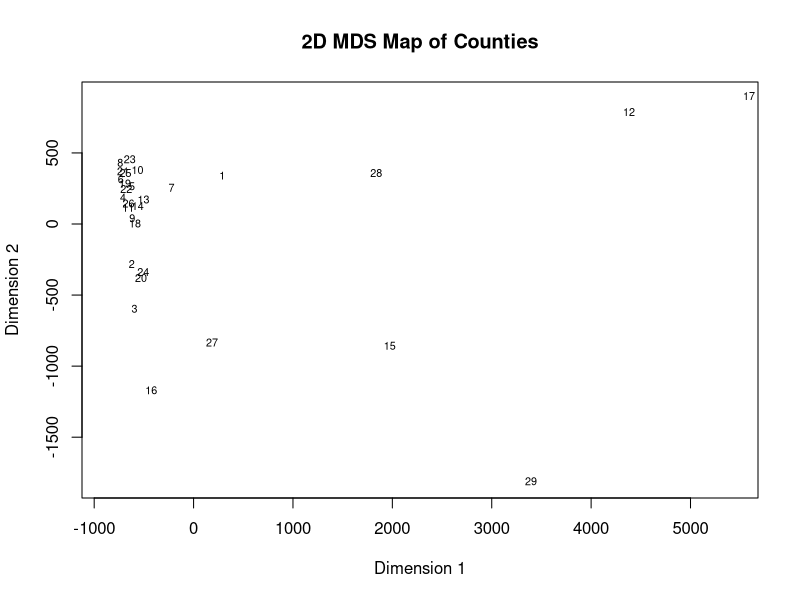
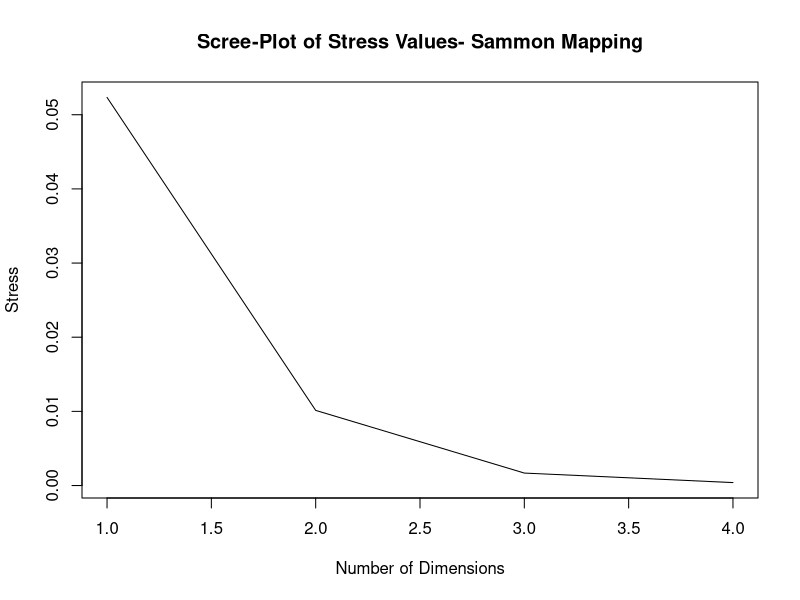
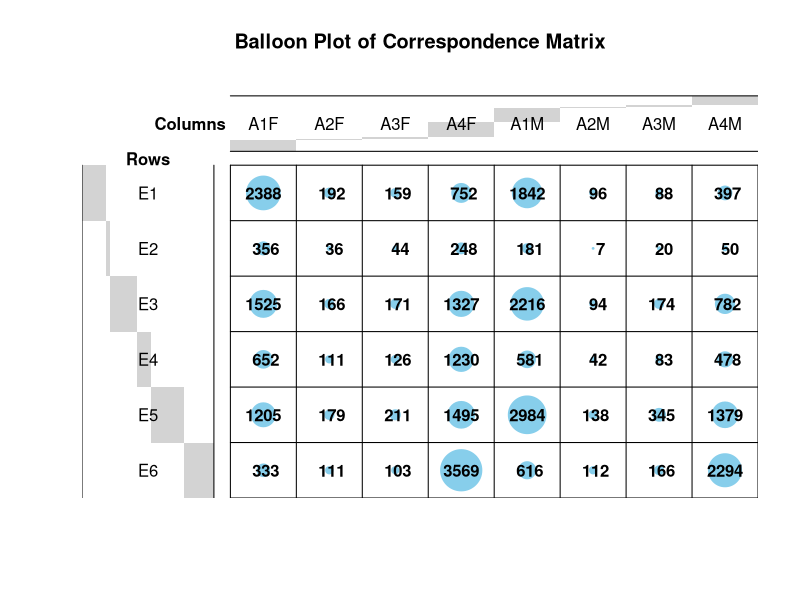
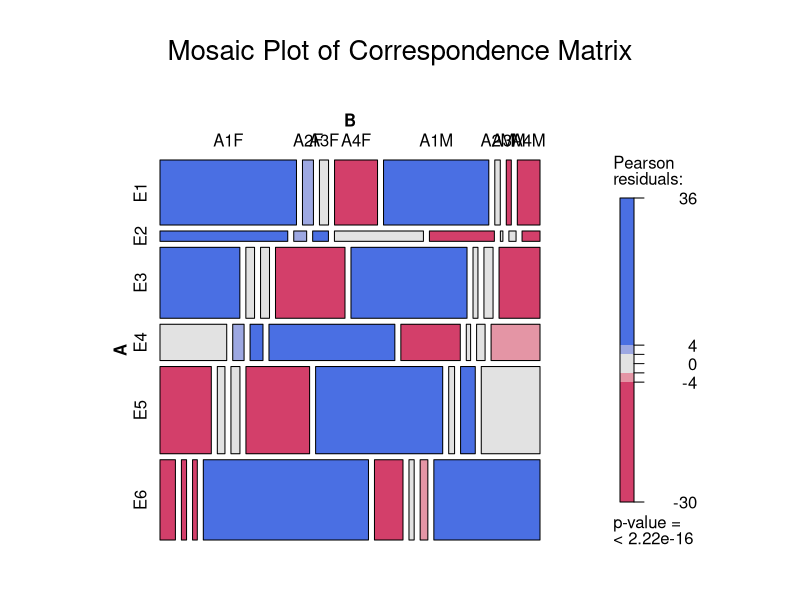
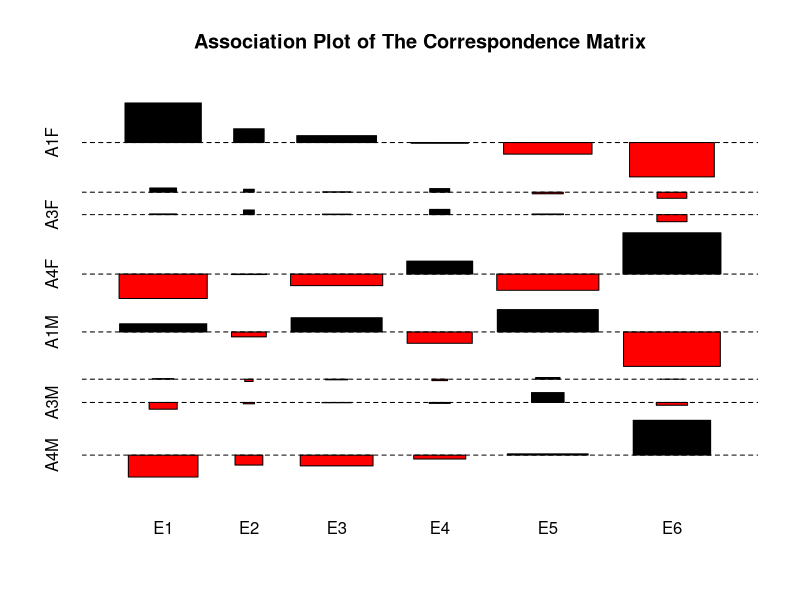
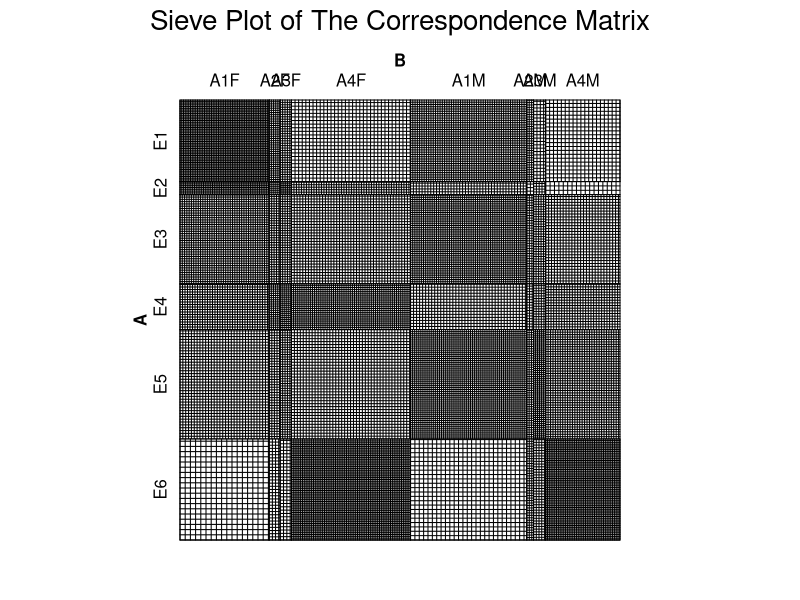
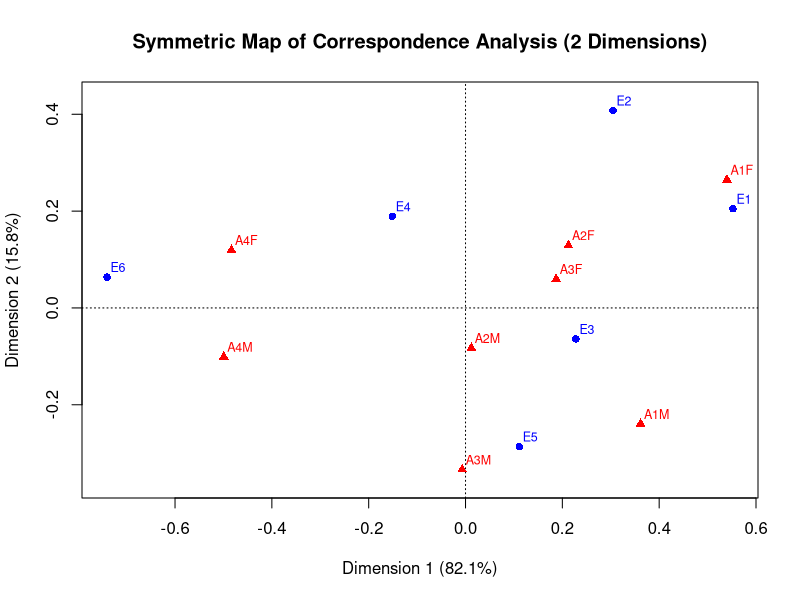

Source code (R) for these figures, in order:
## ---- chunk 1
knitr::opts_chunk$set(
  echo = TRUE,          # Show code in output for reproducibility
  message = FALSE,      # Suppress messages from packages
  warning = FALSE,      # Suppress warnings
  fig.align = "center", # Center figures
  fig.width = 7,        # Set default figure width
  fig.height = 5,       # Set default figure height
  comment = NA,         # Remove comment prefixes from output
  fig.cap = "Figure"    # Add default caption for figures
)
## ---- chunk 2
# Load the data
tourism_data <- read.table("TouristAttractiveness.txt", header = TRUE)

# Verify the data structure
str(tourism_data)

# Remove non-metric variables if present and retain only the 16 metric variables
tourism_data_clean <- tourism_data[, 2:17]  # Assuming 1st column is the county name

# Create a Euclidean distance matrix
dist_matrix <- dist(tourism_data_clean, method = "euclidean")

# 1. Number of elements in the distance matrix
length(dist_matrix)

## ---- chunk 3
# 2. Minimum and Maximum distances between counties
min_dist <- min(dist_matrix)
max_dist <- max(dist_matrix)

min_dist
max_dist

## ---- chunk 4
# 4. Counties with the smallest distance
which(as.matrix(dist_matrix) == min(dist_matrix), arr.ind = TRUE)

## ---- chunk 5
# 5. Counties with the largest distance
which(as.matrix(dist_matrix) == max(dist_matrix), arr.ind = TRUE)


## ---- chunk 6
# We perform Classical Multidimensional Scaling (MDS)
mds <- cmdscale(dist_matrix, eig = TRUE, k = 16)

# The Eigenvalues
mds$eig

# To see how much of the total variance we explain with each dimension
var_exp <- mds$eig / sum(mds$eig)

# The cumulative varience we explain
cum_var <- cumsum(var_exp)
cum_var


## ---- chunk 7
# The labeling code given to us in the instructions
rownames(mds$points) <- 1:29  # Use the MDS object from question 6

# The 2D Scatter Plot showing the (Euclidian) Distances between each county
plot(mds$points[, 1:2], type = "n", xlab = "Dimension 1", ylab = "Dimension 2", 
     main = "2D MDS Map of Counties")

# The labels(I used pos = 4 to place the text slightly to the right so they overlap a bit less, although overlapping is still a problem)
text(mds$points[, 1:2], labels = rownames(mds$points), pos = 4, cex = 0.65)


## ---- chunk 8
library(MASS)

# We define our "stress" vector
stress <- numeric(4)

# The Sammon Mapping
for (k in 1:4) {
  sammon <- sammon(dist_matrix, k = k)
  stress[k] <- sammon$stress 
}

# The Scree Plot that is asked of us
plot(1:4, stress, type = 'l', xlab = "Number of Dimensions", ylab = "Stress", 
     main = "Scree-Plot of Stress Values- Sammon Mapping")

## ---- chunk 9
# Importing our dataset
eco_activity <- read.table("EcoActivity.txt", header = FALSE)

# Now the labels as laid out by the instructions
rownames(eco_activity) <- c("E1", "E2", "E3", "E4", "E5", "E6")
colnames(eco_activity) <- c("A1F", "A2F", "A3F", "A4F", "A1M", "A2M", "A3M", "A4M")

# Just making sure everything works
eco_activity

## ---- chunk 10
# First we will find the num. of full-time employed females with secondary level of education, and then the total population so we can calculate a percentage
full_time_secondary_females <- eco_activity["E3", "A1F"]
total_pop <- sum(eco_activity)

# Now we calculate the proportion
prop_ftsm <- full_time_secondary_females / total_pop
prop_ftsm

## ---- chunk 11
# We need two libraries
library(gplots)
library(vcd) 

# Balloon plot for the correspondence matrix
balloonplot(t(as.table(as.matrix(eco_activity))), main = "Balloon Plot of Correspondence Matrix", 
            xlab = "Columns", ylab = "Rows", label = TRUE, show.margins = FALSE)

# The Mosaic Plot(of the Correspondence Matrix)

# Won't run unless I convert the data into a table
eco_activity_table <- as.table(as.matrix(eco_activity))
mosaic(eco_activity_table, main = "Mosaic Plot of Correspondence Matrix", shade = TRUE, legend = TRUE)

# Association Plot
assocplot(as.matrix(eco_activity), main = "Association Plot of The Correspondence Matrix")

# Sieve Plot
sieve(as.matrix(eco_activity), main = "Sieve Plot of The Correspondence Matrix")

## ---- chunk 12
# We load the Correspondence Analysis Package
library(ca)

# We perform it
Correspondence_eco_activity <- ca(eco_activity)
summary(Correspondence_eco_activity)

## ---- chunk 13
# First we calculate the proportion of inertia explained by each dimension
inertia_prop <-Correspondence_eco_activity$sv^2 / sum(Correspondence_eco_activity$sv^2)

num_dim <- which(cumsum(inertia_prop) >= 0.85)[1]

# We now find the cumulative proportion of inertia explained by this number of dimensions
Cumulative_prop_exp <- cumsum(inertia_prop)[num_dim]

num_dim 
Cumulative_prop_exp

## ---- chunk 14
# The Symmetric Map for Two Dimensions

plot(Correspondence_eco_activity, map = "symmetric", main = "Symmetric Map of Correspondence Analysis (2 Dimensions)")
